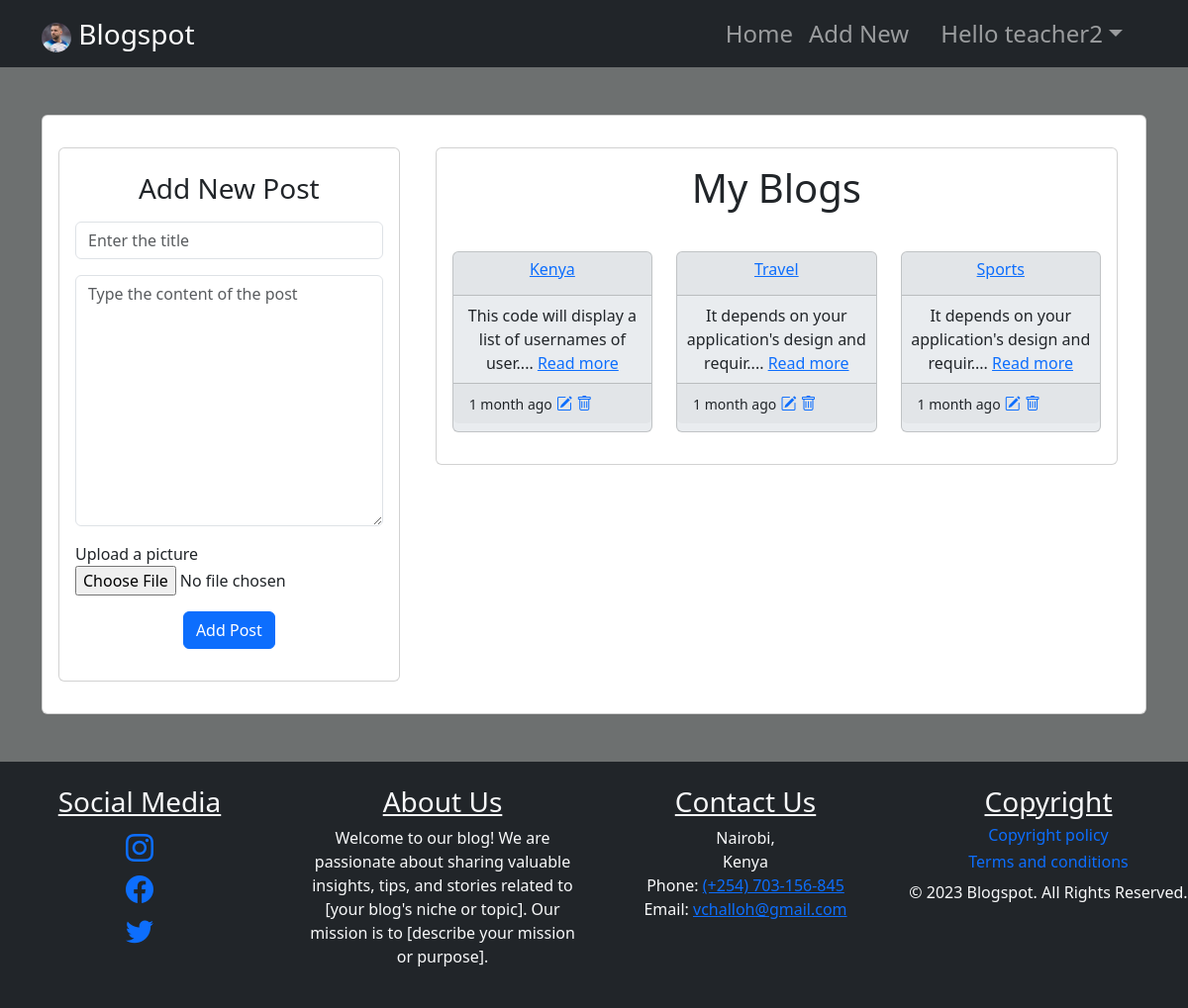
Screenshot of /add-new-post/ (signed in) with the database file from the repository.
### blogapp/models.py (models this page shows, shortened)
class User(AbstractUser):
    USERNAME_FIELD = 'username'
    username = models.CharField(max_length=150, unique=True)
    first_name = models.CharField(max_length=159)
    last_name = models.CharField(max_length=159)
    phonenumber = models.CharField(max_length=20)
    dob = models.DateField(null=True)
    image = models.ImageField(upload_to='profile_pics')

class NewPost(models.Model):
    user = models.ForeignKey(User, on_delete=models.CASCADE)
    title = models.CharField(max_length=100)
    content = models.TextField(null=True)
    created_at = models.DateTimeField(auto_now_add=True)
    image = models.ImageField(upload_to='profile_pics')
    likes = models.ManyToManyField(User, related_name='blog_posts')

### blogapp/views.py (the view, shortened to what this page needs)
# urls.py: path('add-new-post/', views.add_new_post, name='add_new_post'),
@login_required(login_url='login_user')
def add_new_post(request):
    user = request.user
    myposts = NewPost.objects.filter(user=user).order_by('-created_at')
    context = {'myposts':myposts, 'username':user}
    return render(request, 'blogapp/addnewpost.html', context)

### templates/blogapp/addnewpost.html (shortened to what this page needs)
{%  extends 'blogapp/base.html' %}
{% block content %}
    <div class="container my-5">
        <div class="card p-3">
            <div class="row">
                <div class="col-md-4">
                    <div class="card my-3 pt-2 ">
                        <div class="card-body ">
                            <form action="" method="POST" enctype="multipart/form-data">
                                <div>
                                    <h3 class="text-center"> Add New Post</h3>
                                </div>
                                <div class="my-3">
                                    <input type="text" name="title" id="title" placeholder="Enter the title"
                                        class="form-control" required>
                                </div>
                                <div class="my-3">
                                    <textarea name="content" id="content" cols="30" rows="10"
                                        class="form-control" placeholder="Type the content of the post" required></textarea>
                                </div>
                                <div class="my-3">
                                    <label for="image">Upload a picture</label>
                                    <input type="file" name="image" id="image"
                                        placeholder="Upload your profile picture" required>
                                </div>
                                <div class="container text-center my-3">
                                    <button class="btn btn-primary " type="submit">Add Post</button>
                                </div>
                            </form>
                        </div>
                    </div>
                </div>
                <div class="col-md-8">
                    <div class="container my-3 ">
                        <div class="card p-3">
                            <h1 class="mb-4 text-center">My Blogs</h1>
                            <div class="row">
                                {% for post in myposts %}
                                <div class="col-md-4 my-3">
                                    <div class="card bg-body-secondary pb-2">
                                        <div class="card-header text-center px-0">
                                            <h6><a href="#">{{post.title}}</a></h6>
                                        </div>
                                        <div class="m-2">
                                            <div class="card-text text-center">{{post.content|slice:":50"}}.... <a href="{% url 'view_post_details' %}?id={{post.id}}">Read more</a></div>
                                        </div>
                                        <div class="card-footer">
                                            <small>{{post.created_at|timesince}} ago</small>
                                            <a href="{% url 'update_post' %}?id={{ post.id }}"><i class="bi bi-pencil-square" ></i></a>
                                            <a href="{% url 'delete_post' %}?id={{ post.id }}"><i class="bi bi-trash"></i></a>
                                        </div>
                                    </div>
                                </div>
                                {% endfor %}
                            </div>
                        </div>
                    </div>
                </div>
            </div>
        </div>
    </div>
{% endblock %}

### templates/blogapp/base.html (shortened to what this page needs)
<!doctype html>
<html lang="en">
<head>
    <link href="https://cdn.jsdelivr.net/npm/bootstrap@5.3.0-alpha3/dist/css/bootstrap.min.css" rel="stylesheet"
>
    <link rel="stylesheet" href="https://cdn.jsdelivr.net/npm/bootstrap-icons@1.10.5/font/bootstrap-icons.css">
</head>
<body style="background-color: rgb(109, 112, 112);;">
    <nav class="navbar navbar-expand-sm navbar-dark text-bg-dark fs-4 sticky-top">
        <div class="container ">
            <a class="navbar-brand fs-3" href="{% url 'user_homepage' %}">
                <img src="{{ user.image.url }}" alt="Profile Image" class="profile-image-navbar mr-2" style="width: 30px; height: 30px; object-fit: cover; border-radius: 50%;">
                 Blogspot
            </a>
            <div class="collapse navbar-collapse" id="navbarSupportedContent">
                <ul class="navbar-nav ms-auto mb-2 mb-lg-0">
                    <li class="nav-item">
                        <a class="nav-link" href="{% url 'user_homepage' %}">Home</a>
                    </li>
                    <li class="nav-item">
                        <a class="nav-link" href="{% url 'add_new_post' %}">Add New</a>
                    </li>
                    <li class="nav-item dropdown mx-3">
                        <a class="nav-link dropdown-toggle" href="#" role="button" data-bs-toggle="dropdown">Hello {{username}}</a>
                    </li>
                </ul>
            </div>
        </div>
    </nav>
    {% block content %}
    {% endblock %}
    <footer class="footer bg-dark text-light mt-1 py-4 mt-auto ">
        <div class="row text-center">
            <div class="col-lg-3 col-md-6 fs-3">
                <h3 class="text-decoration-underline">Social Media</h3>
                <div class="row">
                    <a href="#"><i class="bi bi-instagram"></i><br></a>
                </div>
                <div class="row">
                    <li class="list-inline-item"> <a href="#"><i class="bi bi-facebook"></i><br></a></li>
                </div>
                <div class="row">
                    <a href="#"><i class="bi bi-twitter"></i><br></a>
                </div>
            </div>
            <div class="col-lg-3 col-md-6">
                <h3 class="text-decoration-underline">About Us</h3>
                <p>Welcome to our blog! We are passionate about sharing valuable insights, tips, and stories related to
                    [your blog's niche or topic]. Our mission is to [describe your mission or purpose].
                </p>
            </div>
            <div class="col-lg-3 col-md-6">
                <h3 class="text-decoration-underline">Contact Us</h3>
                <p>Nairobi,<br>Kenya<br>Phone: <a href="tel:+254703156845">(+254) 703-156-845</a><br>Email: <a
                        href="mailto:vchalloh@gmail.com">vchalloh@gmail.com</a></p>
            </div>
            <div class="col-lg-3 col-md-6">
                <h3 class="text-decoration-underline">Copyright</h3>
                <h6><a href="#" class="text-decoration-none">Copyright policy</a></h6>
                <h6><a href="#" class="text-decoration-none">Terms and conditions</a></h6>
                <p>&copy; 2023 Blogspot. All Rights Reserved.</p>
            </div>
        </div>
    </footer>
</body>
</html>

### rows the page displays
User: image (picture), username "teacher2"
NewPost: title "Kenya", content "This code will display a list of usernames of user", created_at "1 month"
NewPost: title "Travel", content "It depends on your application's design and requir", created_at "1 month"
NewPost: title "Sports", content "It depends on your application's design and requir", created_at "1 month"
